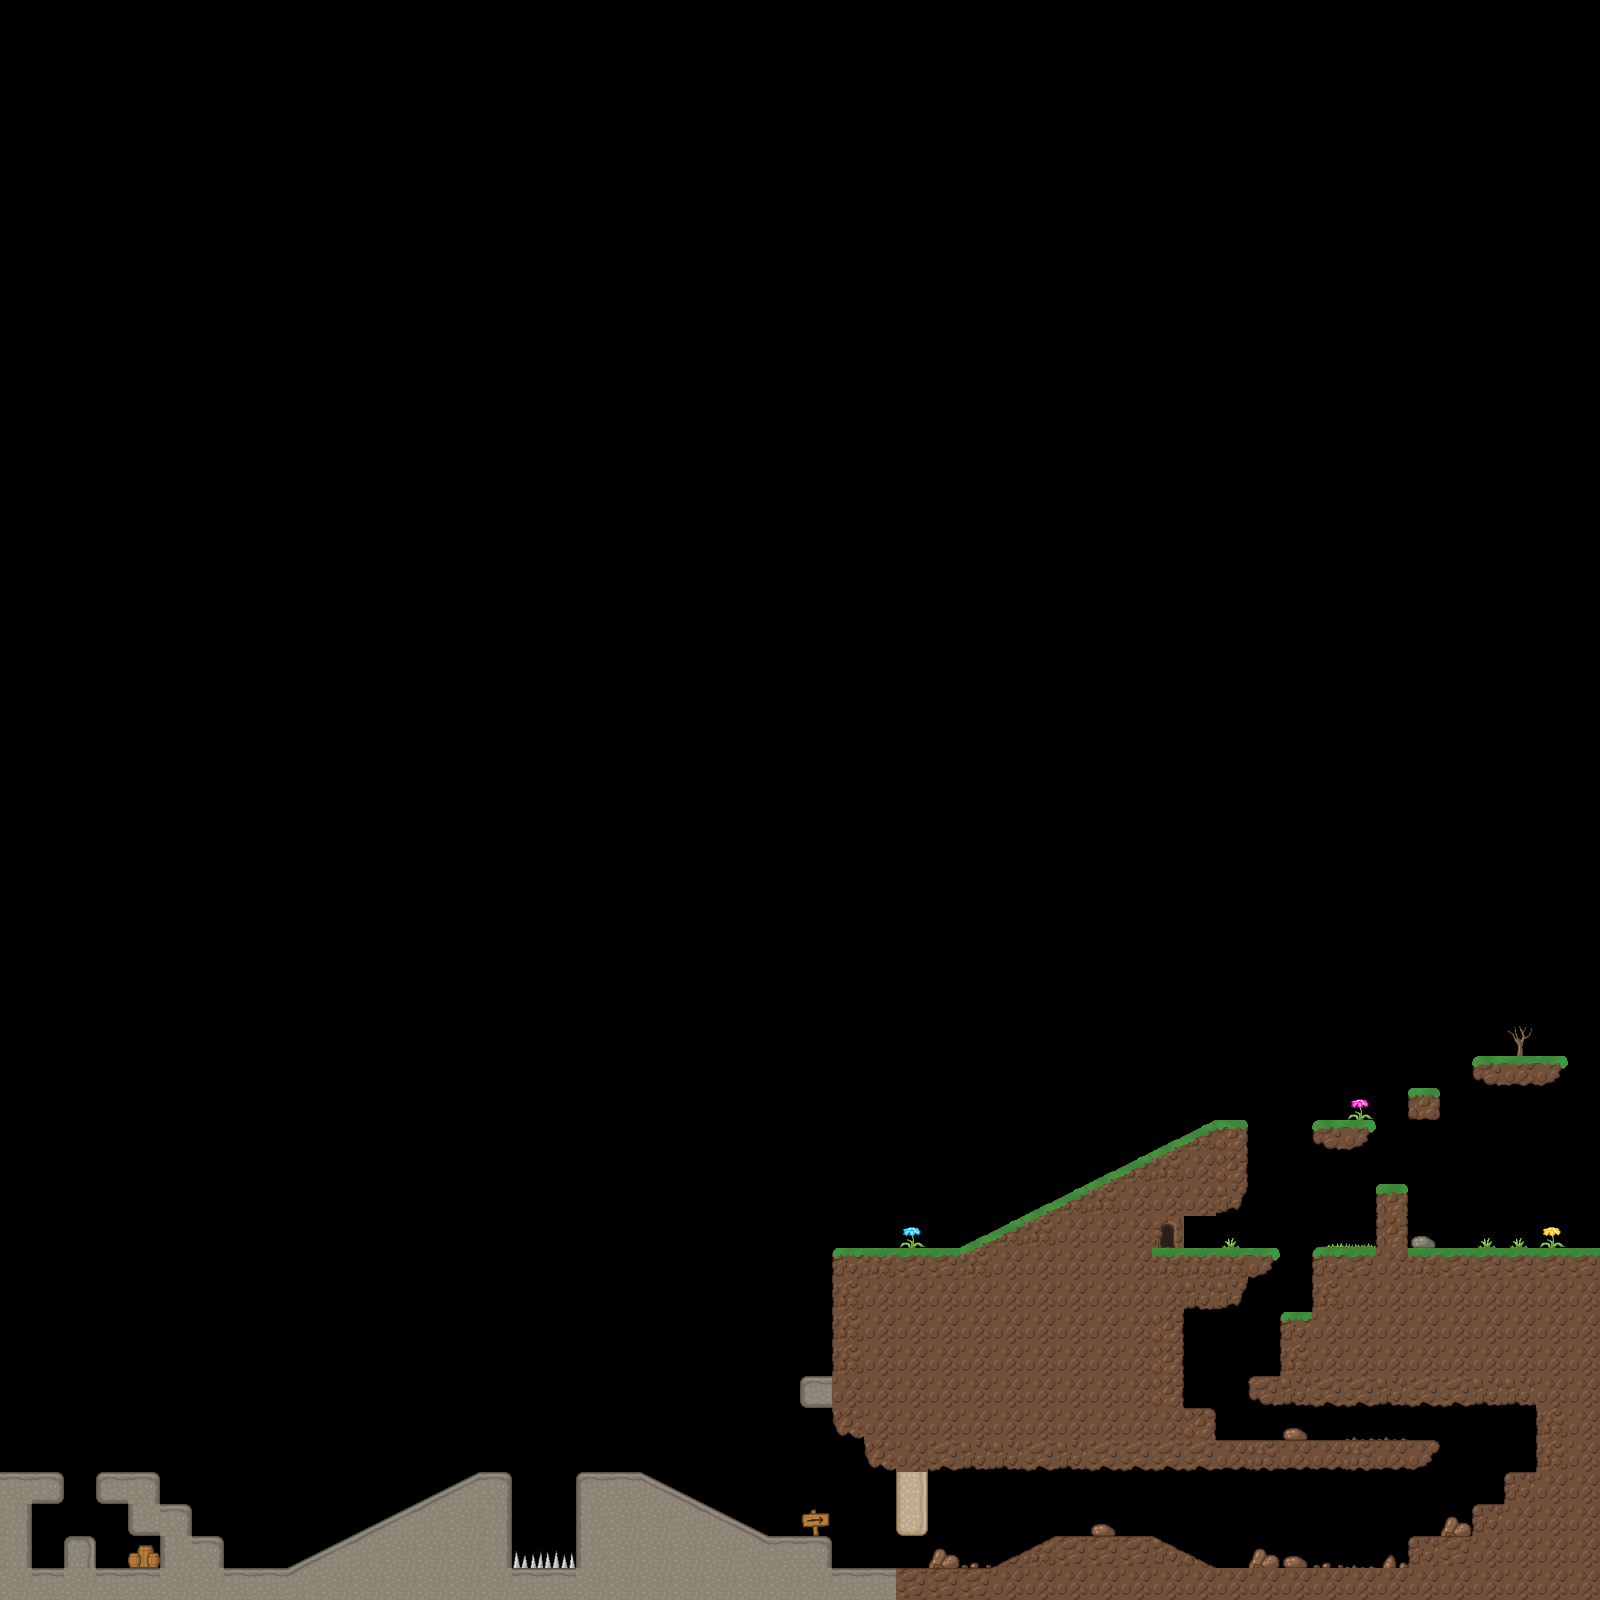

The image is a tile-based game level rendered from a .tmx file. Its description and source (layers, tilesets, objects; grid data summarised) follow:
An orthogonal 50x50 tile map with 32x32 px tiles, 1 tile layer (Tile Layer 1), 2 tilesets and 53 objects (Damage, NextLevel).

<map version="1.0" orientation="orthogonal" renderorder="right-up" width="50" height="50" tilewidth="32" tileheight="32" nextobjectid="89">
 <tileset firstgid="1" name="MainTiles" tilewidth="32" tileheight="32">
  <image source="textures/tiles.png" width="512" height="512" />
 </tileset>
 <tileset firstgid="257" source="data/Entities.tsx" />
 <layer name="Tile Layer 1" width="50" height="50">
  <data>[2500 cells, 316 non-empty, 69 distinct tile ids]</data>
 </layer>
 <objectgroup name="entities">
  <object id="39" gid="257" x="32" y="1472" />
  <object id="43" gid="273" x="768" y="1536">
   <properties>
    <property name="channel" value="2" />
   </properties>
  </object>
  <object id="44" gid="273" x="224" y="1568">
   <properties>
    <property name="channel" value="1" />
   </properties>
  </object>
  <object id="45" gid="258" x="128" y="1472" />
  <object id="46" gid="258" x="608" y="1472" />
  <object id="47" gid="259" x="928" y="1248" />
  <object id="48" gid="259" x="896" y="1248" />
  <object id="50" gid="265" x="448" y="1344">
   <properties>
    <property name="inputA" value="1" />
    <property name="inputB" value="2" />
    <property name="output" value="3" />
   </properties>
  </object>
  <object id="60" gid="315" x="800" y="1376" />
  <object id="61" gid="259" x="1216" y="1568" />
  <object id="71" gid="269" x="896" y="1568">
   <properties>
    <property name="channel" value="3" />
   </properties>
  </object>
  <object id="74" gid="258" x="608" y="1440" />
  <object id="81" gid="269" x="1184" y="1248">
   <properties>
    <property name="channel" value="4" />
   </properties>
  </object>
  <object id="82" gid="273" x="1568" y="1248">
   <properties>
    <property name="channel" value="4" />
   </properties>
  </object>
  <object id="86" gid="259" x="1536" y="1056" />
  <object id="87" gid="304" x="32" y="1344">
   <properties>
    <property name="channel" value="5" />
    <property name="entity" value="EntityBolder" />
    <property name="spawnDelay" value="2000000000" />
    <property name="spawner" value="5" />
   </properties>
  </object>
  <object id="88" gid="273" x="0" y="1472">
   <properties>
    <property name="channel" value="5" />
   </properties>
  </object>
 </objectgroup>
 <objectgroup name="physics">
  <object id="1" x="64" y="1472">
   <polygon points="0,0 0,32 -64,32 -64,0" />
  </object>
  <object id="2" x="0" y="1504">
   <polygon points="0,0 0,96 32,96 32,0" />
  </object>
  <object id="3" x="32" y="1600">
   <polygon points="0,0 864,0 864,-32 0,-32" />
  </object>
  <object id="4" x="64" y="1536">
   <polygon points="0,0 0,32 32,32 32,0" />
  </object>
  <object id="5" x="96" y="1472">
   <polygon points="0,0 0,32 64,32 64,0" />
  </object>
  <object id="6" x="128" y="1504">
   <polygon points="0,0 0,32 64,32 64,0" />
  </object>
  <object id="7" x="160" y="1536">
   <polygon points="0,0 0,32 64,32 64,0" />
  </object>
  <object id="8" x="288" y="1568">
   <polygon points="0,0 224,0 224,-96 192,-96" />
  </object>
  <object id="15" x="896" y="1568">
   <polygon points="0,0 0,32 704,32 704,0" />
  </object>
  <object id="16" x="992" y="1568">
   <polygon points="0,0 224,0 160,-32 64,-32" />
  </object>
  <object id="17" x="1408" y="1536">
   <polygon points="0,0 0,32 128,32 128,0" />
  </object>
  <object id="18" x="1472" y="1504">
   <polygon points="0,0 0,32 64,32 64,0" />
  </object>
  <object id="19" x="1504" y="1472">
   <polygon points="0,0 0,32 32,32 32,0" />
  </object>
  <object id="20" x="1536" y="1408">
   <polygon points="0,0 0,160 64,160 64,0" />
  </object>
  <object id="24" x="1184" y="1408">
   <polygon points="0,0 0,32 32,32 32,0" />
  </object>
  <object id="27" x="1280" y="1312">
   <polygon points="0,0 0,64 32,64 32,0" />
  </object>
  <object id="28" x="1312" y="1248">
   <polygon points="0,0 0,160 288,160 288,0" />
  </object>
  <object id="29" x="1376" y="1184">
   <polygon points="0,0 0,64 32,64 32,0" />
  </object>
  <object id="30" x="960" y="1248">
   <polygon points="0,0 192,0 192,-96" />
  </object>
  <object id="33" x="1408" y="1088">
   <polygon points="0,0 0,32 32,32 32,0" />
  </object>
  <object id="40" x="896" y="1472">
   <polygon points="0,0 0,64 32,64 32,0" />
  </object>
  <object id="42" x="736" y="1536">
   <polygon points="32,0 32,32 96,32 96,0" />
  </object>
  <object id="52" x="864" y="1440">
   <polygon points="0,0 9,26 32,32 544,32 565,21 576,0" />
  </object>
  <object id="54" x="1152" y="1216">
   <polygon points="0,0 64,0 89,-12 96,-32 96,-96 64,-96 0,-64" />
  </object>
  <object id="55" x="1312" y="1120">
   <polygon points="0,0 2,21 32,32 57,18 64,0" />
  </object>
  <object id="56" x="1472" y="1056">
   <polygon points="0,0 6,24 32,32 64,32 88,20 96,0" />
  </object>
  <object id="58" x="832" y="1248">
   <polygon points="0,0 0,160 9,189 32,192 352,192 352,0" />
  </object>
  <object id="64" x="1184" y="1248">
   <polygon points="0,0 0,32 64,32 84,24 96,0" />
  </object>
  <object id="65" x="1184" y="1280">
   <polygon points="0,0 0,32 32,32 58,20 64,0" />
  </object>
  <object id="68" x="800" y="1376">
   <polygon points="0,0 0,32 32,32 32,0" />
  </object>
  <object id="70" x="1248" y="1376">
   <polygon points="0,0 2,22 32,32 64,32 64,0" />
  </object>
  <object id="72" x="576" y="1472">
   <polygon points="0,0 0,96 192,96 192,64 64,0" />
  </object>
 </objectgroup>
 <objectgroup name="zones">
  <object id="66" x="512" y="1568" width="32" />
  <object id="75" x="512" y="1568" width="32" />
  <object id="79" type="Damage" x="512" y="1568">
   <properties>
    <property name="damageDelay" value="1" />
   </properties>
   <polygon points="0,0 64,0 62,-18 0,-16" />
  </object>
  <object id="85" type="NextLevel" x="1152" y="1216">
   <properties>
    <property name="damageDelay" value="10" />
    <property name="level" value="Level 1 Old" />
   </properties>
   <polygon points="0,0 0,32 32,32 32,0" />
  </object>
 </objectgroup>
</map>